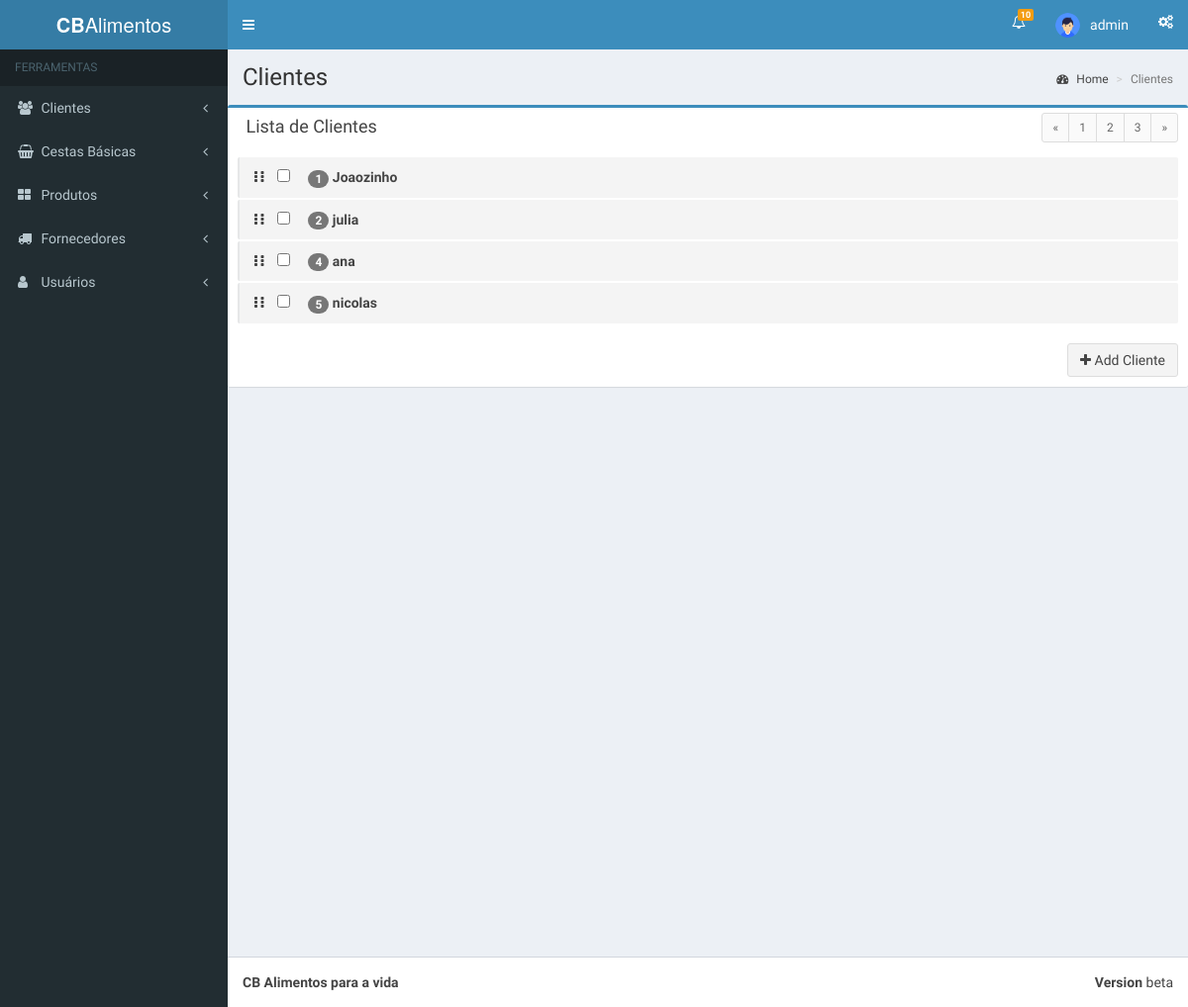
The page /views/clientes/index.php (signed in) on the database its author committed.
### tables this page shows
CREATE TABLE `cliente` (
  `idcliente` int(11) NOT NULL,
  `nome` varchar(45) NOT NULL,
  `cpf` varchar(45) NOT NULL,
  `desconto` varchar(45) DEFAULT NULL,
  `email` varchar(45) DEFAULT NULL,
  `telefone` varchar(11) NOT NULL,
  `endereco_idendereco` int(11) NOT NULL,
  `ativo` tinyint(4) DEFAULT NULL
);

### App/Models/connect.php (called while the page is built, shortened)
<?php
class Connect
{
	var $localhost = "localhost";
	var $root = "root";
	var $passwd = "";
	public function __construct()
	{
		$this->SQL = mysqli_connect($this->localhost, $this->root, $this->passwd);
	}
}

### App/Models/cliente.class.php (the view, shortened to what this page needs)
<?php
 require_once 'connect.php';
  class Clientes extends Connect
 {
 	public function index()
 	{
 		$query = "SELECT *FROM `cliente`";
 		$result = mysqli_query($this->SQL, $query) or die ( mysqli_error($this->SQL));
 		if($result){
 			while ($row = mysqli_fetch_array($result)) {
 				echo '<li>
                      <span class="handle">
                        <i class="fa fa-ellipsis-v"></i>
                        <i class="fa fa-ellipsis-v"></i>
                      </span>
                  <input type="checkbox" value="'.$row['idcliente'].'">
                  <span class="text"><span class="badge left">'.$row['idcliente'].' </span> '.$row['nome'].'</span>
                  <div class="tools">
                    <i class="fa fa-edit"></i>
                    <i class="fa fa-trash-o"></i>
                  </div>
                </li>';
 			}
 		}
 	}
 }

### rows shown on the page
cliente: idcliente "1", nome "Joaozinho"
cliente: idcliente "2", nome "julia"
cliente: idcliente "4", nome "ana"
cliente: idcliente "5", nome "nicolas"

### other values the page prints
$username "admin"
